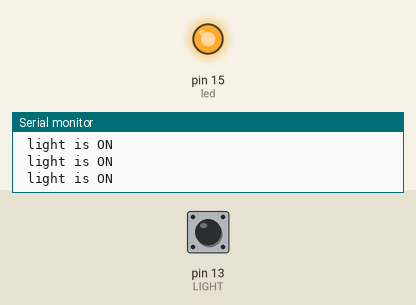
Simulated run of this sketch. Board: Arduino Uno, built with avr-gcc and run on an emulated ATmega328P. Shown: output pins drawn as LEDs (lit = HIGH), the last lines printed to the serial monitor. The test bench sets the inputs (shaded band); at power-on: pin 13 (LIGHT) HIGH.

Above: at 1.8 s.
1.9 s: pin 13 (LIGHT) pulled LOW for 0.6 s
At 2.4 s:
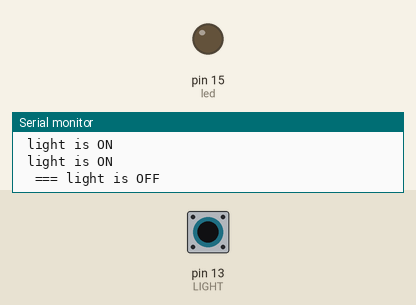
4.0 s: pin 13 (LIGHT) pulled LOW for 3.2 s
At 8.7 s:
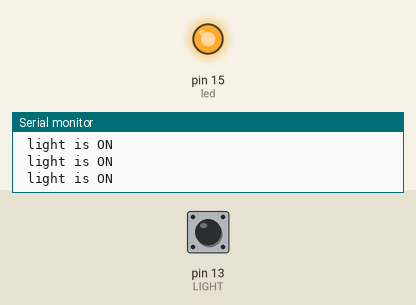
Timing chart, 0 to 10.2 s (numbered marks = the images above; inputs shaded):
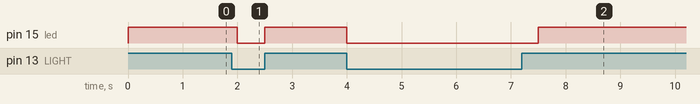

Measured:
- after the input at 1.9 s, pin 15 (led): HIGH → LOW after 0.10 s, → HIGH 0.50 s later
- after the input at 4.0 s, pin 15 (led): HIGH → LOW at once, → HIGH 3.5 s later

The sketch:

simple_Ldr.ino
```cpp
#define LIGHT 13 // define pint 2 for sensor
#define led 15 // define pin 9 as for led
void setup() {
  // Light LDR Sensor Code by Robojax.com 20180210
  Serial.begin(115200);// setup Serial Monitor to display information
  pinMode(LIGHT, INPUT_PULLUP);// define pin as Input  sensor
  pinMode(led, OUTPUT);// define pin as OUTPUT for led
}
void loop() {
  // Light LDR Sensor Code by Robojax.com 20180210
  int L =digitalRead(LIGHT);// read the sensor
      if(L == 1){
    Serial.println(" light is ON");
    digitalWrite(led,HIGH);// turn the led ON
  }else{
     Serial.println("  === light is OFF");
     digitalWrite(led,LOW);// turn the relay OFF
  }
  delay(500);

}
```
